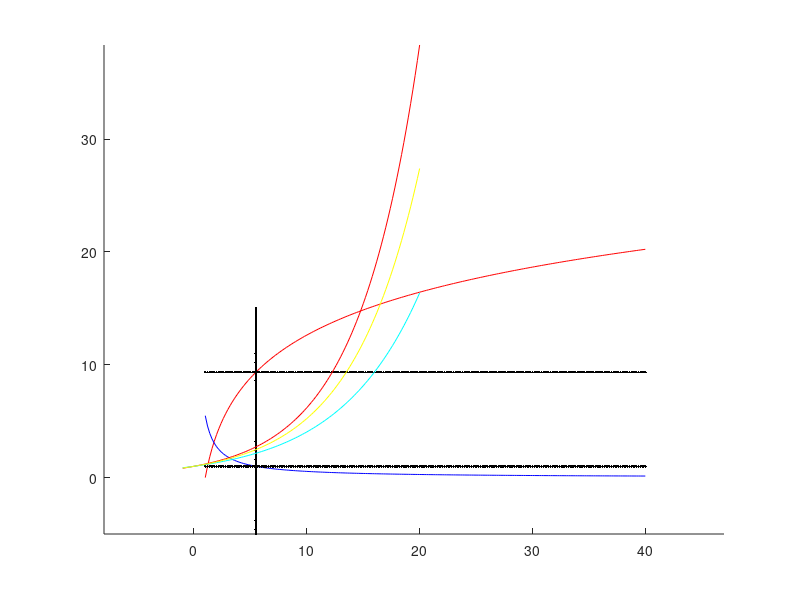

The MATLAB script that drew this image:

x=1:0.2:40;
a=1.2;
hold on
plot(x,log(x)/log(a),'r');
plot(x,1./(x*log(a)),'b');
plot(x,1,'k');

X=1/log(a);
plot(X,-5:0.2:15,'k');
plot(x,log(X)/log(a),'k');

x=-1:0.2:20;
plot(x,a.^x,'r');
plot(x,(a-0.05).^x,'c');
plot(x,(a-0.02).^x,'y');
axis equal
